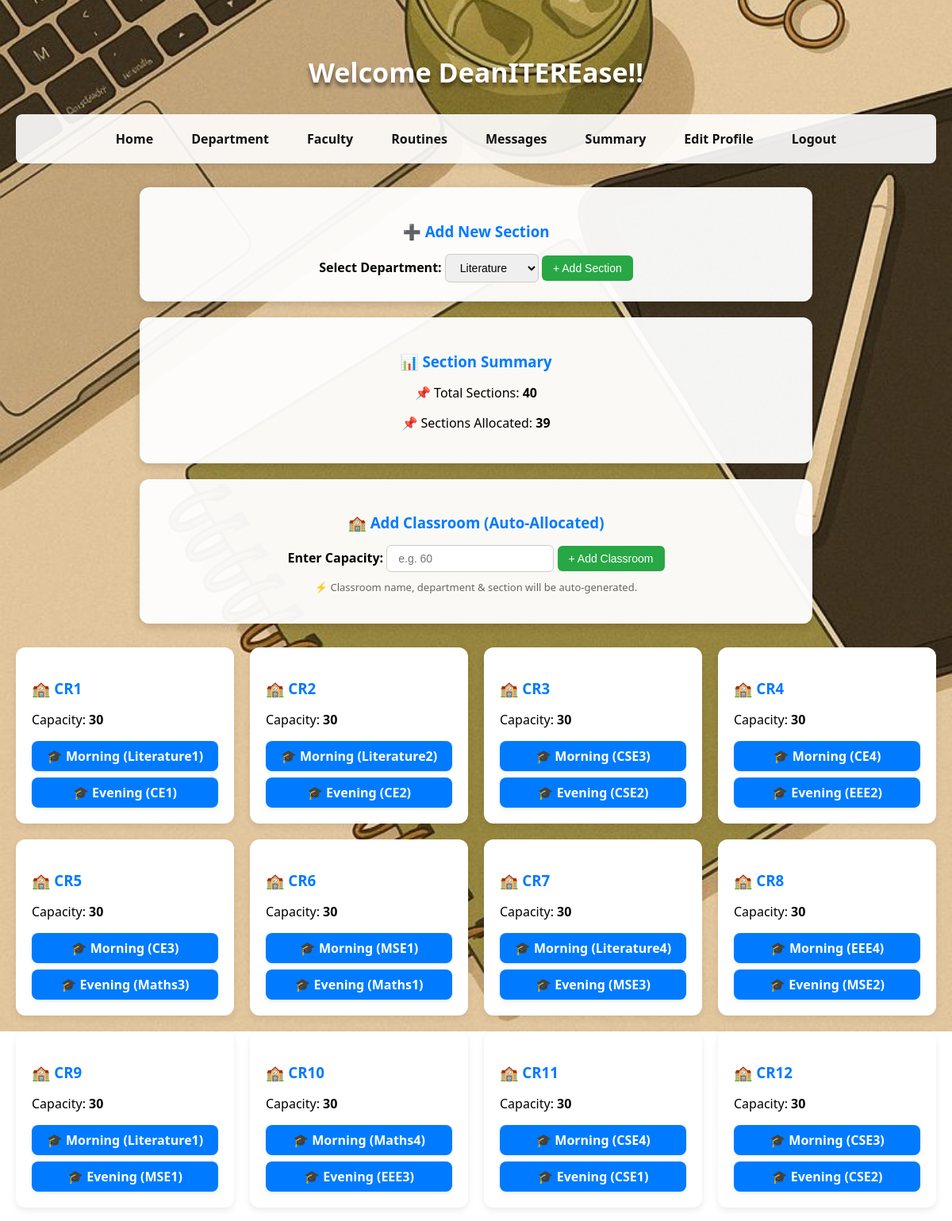
The app's page /deandashboard/1 (upper part) with its own data.
### app.py (models this page shows)
class Teacher(db.Model):
    __tablename__ = 'teacher'
    id = db.Column(db.Integer, primary_key=True, autoincrement=True)
    name = db.Column(db.String(100), nullable=False)
    email = db.Column(db.String(100), unique=True, nullable=False)
    password = db.Column(db.String(255), nullable=False)
    phone = db.Column(db.String(15), unique=True, nullable=False)
    address = db.Column(db.String(255))
    department_id = db.Column(db.Integer, db.ForeignKey('department.id'))
    classroom_id = db.Column(db.Integer, db.ForeignKey('classroom.id'))
    is_dean = db.Column(db.Boolean, default=False)
    workload = db.Column(db.Integer, default=0, nullable=False)
    subjects = db.relationship('Subject', backref='teacher')
    routine_slots = db.relationship('RoutineSlot', back_populates='teacher')

class ClassRoom(db.Model):
    __tablename__ = 'classroom'
    id = db.Column(db.Integer, primary_key=True)
    name = db.Column(db.String(100), nullable=False, unique=True)
    capacity = db.Column(db.Integer, nullable=False, default=30)
    batches = db.relationship('Batch', backref='classroom')
    students = db.relationship('Student', backref='classroom')
    teachers = db.relationship('Teacher', backref='classroom')

class Batch(db.Model):
    __tablename__ = 'batch'
    id = db.Column(db.Integer, primary_key=True, autoincrement=True)
    name = db.Column(db.String(50), nullable=False)  # Morning/Evening
    classroom_id = db.Column(db.Integer, db.ForeignKey('classroom.id'), nullable=False)
    section_id = db.Column(db.Integer, db.ForeignKey("section.id"), nullable=False)
    section = db.relationship('Section', backref='batches')

class Section(db.Model):
    __tablename__ = 'section'
    id = db.Column(db.Integer, primary_key=True, autoincrement=True)
    name = db.Column(db.String(10), nullable=False, unique=True)
    department_id = db.Column(db.Integer, db.ForeignKey('department.id'), nullable=False)
    selected_routine = db.Column(db.String(10), nullable=True)
    students = db.relationship('Student', backref='section')
    routines = db.relationship('Routine', backref='section')

### app.py (the view)
@app.route('/deandashboard/<id>', methods=['GET', 'POST'])
def deandashboard(id):
    if request.method == 'GET':
        dean = Teacher.query.filter_by(id=int(id)).first()
        if not dean:
            flash("❌ Dean not found.")
            return redirect('/')
        if not dean.is_dean:
            flash("⚠️ Access Denied")
            return redirect("/")
        classrooms = ClassRoom.query.all()
        batches = Batch.query.all()
        sections = Section.query.all()
        departments = Department.query.all()
        allocated_sections = Batch.query.with_entities(Batch.section_id).distinct().count()
        total_sections = len(sections)
        return render_template('deandashboard.html',dean=dean,classrooms=classrooms,batches=batches,sections=sections,departments=departments,allocated_sections=allocated_sections,total_sections=total_sections)

### templates/deandashboard.html (shortened to what this page needs)
<!DOCTYPE html>
<html lang="en">
<head>
</head>
<body>
    <h2>Welcome {{ dean.name }}!!</h2>
    <nav>
        <a href="/deandashboard/{{dean.id}}">Home</a>
        <a href="/departmentdetails/{{dean.id}}">Department</a>
        <a href="/showfaculty/{{dean.id}}">Faculty</a>
        <a href="/routine/{{dean.id}}"> Routines</a>
        <a href="/message/{{dean.id}}">Messages</a>
        <a href="/deansummary/{{ dean.id }}">Summary</a>
        <a href="/teditprofile/{{dean.id}}">Edit Profile</a>
        <a href="/logout">Logout</a>
    </nav>
    <div class="card">
        <h3>➕ Add New Section</h3>
        <form method="POST" action="/addsection">
            <label for="department_id"><b>Select Department:</b></label>
            <select name="department_id" id="department_id" required>
                {% for dept in departments %}
                    <option value="{{ dept.id }}">{{ dept.name }}</option>
                {% endfor %}
            </select>
            <button type="submit">+ Add Section</button>
        </form>
    </div>
    <div class="card">
        <h3>📊 Section Summary</h3>
        <p>📌 Total Sections: <b>{{ total_sections }}</b></p>
        <p>📌 Sections Allocated: <b>{{ allocated_sections }}</b></p>
    </div>
    <div class="card">
        <h3>🏫 Add Classroom (Auto-Allocated)</h3>
        <form method="POST" action="/addclassroom">
            <label for="capacity"><b>Enter Capacity:</b></label>
            <input type="number" name="capacity" id="capacity" placeholder="e.g. 60" required min="10">
            <button type="submit">+ Add Classroom</button>
        </form>
        <p style="margin-top:10px; font-size:13px; color:#666;">
            ⚡ Classroom name, department & section will be auto-generated.
        </p>
    </div>
    <div class="classrooms-container">
      {% for classroom in classrooms %}
        <div class="class-card">
          <h3>🏫 {{ classroom.name }}</h3>
          <p>Capacity: <b>{{ classroom.capacity }}</b></p>
          <div class="batch-container">
            {% for batch in classroom.batches %}
              <a href="/show_routine/{{ batch.section.id }}" class="batch-button">
                🎓 {{ batch.name }} ({{ batch.section.name }})
              </a>
            {% endfor %}
          </div>
        </div>
      {% endfor %}
    </div>
</body>
</html>

### templates/deandashboard.html (style rules this page uses)
body { font-family: 'Segoe UI', Tahoma, Geneva, Verdana, sans-serif; background: url("/static/pic.jpeg") no-repeat center center/cover; margin: 0; padding: 40px 20px; }
h1, h2 { color: #fff; font-size: 34px; margin-bottom: 30px; text-shadow: 0 5px 5px rgba(0,0,0,0.5); text-align: center; }
nav { display: flex; justify-content: center; gap: 20px; margin-bottom: 30px; padding: 12px; background: rgba(255, 255, 255, 0.9); border-radius: 8px; box-shadow: 0 3px 6px rgba(0,0,0,0.1); }
nav a { color: rgb(17, 17, 17); text-decoration: none; font-weight: bold; padding: 8px 14px; border-radius: 6px; transition: background 0.2s; }
.card { background: rgba(255, 255, 255, 0.95); border-radius: 12px; padding: 24px; margin: 20px auto; width: 80%; max-width: 800px; box-shadow: 0 4px 12px rgba(0,0,0,0.15); text-align: center; }
.card h3 { margin-bottom: 16px; color: #007BFF; }
input, select, button { padding: 8px 14px; border-radius: 6px; border: 1px solid #ccc; font-size: 14px; }
button { background: #28a745; color: #fff; border: none; cursor: pointer; transition: background 0.2s; }
.classrooms-container { display: grid; grid-template-columns: repeat(4, 1fr); gap: 20px; margin-top: 30px; }
.class-card { background-color: #fff; border-radius: 12px; box-shadow: 0 4px 8px rgba(0,0,0,0.08); padding: 20px; transition: transform 0.2s; }
.class-card h3 { color: #007BFF; margin-bottom: 10px; }
.batch-container { display: flex; flex-direction: column; gap: 8px; margin-top: 10px; }
.batch-button { display: block; padding: 8px; border-radius: 8px; background: #007BFF; color: white; font-weight: bold; text-align: center; text-decoration: none; box-shadow: 0 2px 5px rgba(0,0,0,0.08); transition: background 0.2s; }

### records on screen
Teacher: name "DeanITEREase"
ClassRoom: name "CR1", capacity "30"
Batch: name "Morning", section.name "Literature1"
Batch: name "Evening", section.name "CE1"
ClassRoom: name "CR2", capacity "30"
Batch: name "Morning", section.name "Literature2"
Batch: name "Evening", section.name "CE2"
ClassRoom: name "CR3", capacity "30"
Batch: name "Morning", section.name "CSE3"
Batch: name "Evening", section.name "CSE2"
ClassRoom: name "CR4", capacity "30"
Batch: name "Morning", section.name "CE4"
Batch: name "Evening", section.name "EEE2"
ClassRoom: name "CR5", capacity "30"
Batch: name "Morning", section.name "CE3"
Batch: name "Evening", section.name "Maths3"
ClassRoom: name "CR6", capacity "30"
Batch: name "Morning", section.name "MSE1"
Batch: name "Evening", section.name "Maths1"
ClassRoom: name "CR7", capacity "30"
Batch: name "Morning", section.name "Literature4"
Batch: name "Evening", section.name "MSE3"
ClassRoom: name "CR8", capacity "30"
Batch: name "Morning", section.name "EEE4"
Batch: name "Evening", section.name "MSE2"
ClassRoom: name "CR9", capacity "30"
Batch: name "Morning", section.name "Literature1"
Batch: name "Evening", section.name "MSE1"
ClassRoom: name "CR10", capacity "30"
Batch: name "Morning", section.name "Maths4"
Batch: name "Evening", section.name "EEE3"
ClassRoom: name "CR11", capacity "30"
Batch: name "Morning", section.name "CSE4"
Batch: name "Evening", section.name "CSE1"
ClassRoom: name "CR12", capacity "30"
Batch: name "Morning", section.name "CSE3"
Batch: name "Evening", section.name "CSE2"

### other values on screen
{{ total_sections }} "40"
{{ allocated_sections }} "39"
form field department_id "Literature"
